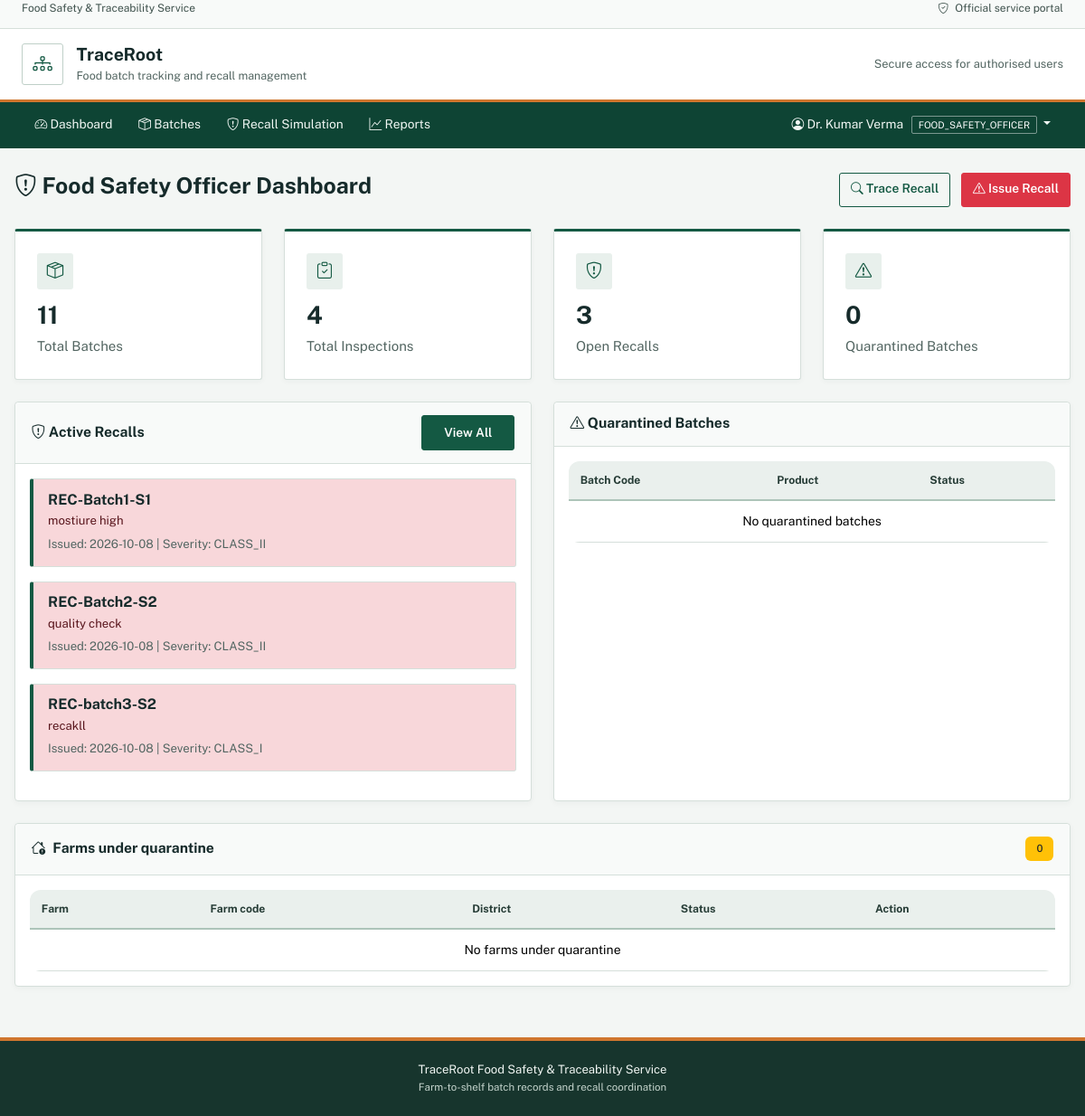
The app's page /dashboard (signed in) with its own data.
### app/models.py (models this page shows, shortened)
class User(UserMixin, db.Model):
    __tablename__ = 'users'
    user_id = db.Column(db.Integer, primary_key=True)
    username = db.Column(db.String(50), nullable=False, unique=True)
    email = db.Column(db.String(120), nullable=False, unique=True)
    password_hash = db.Column(db.String(255), nullable=False)
    full_name = db.Column(db.String(100), nullable=False)
    phone = db.Column(db.String(20))
    role_id = db.Column(db.SmallInteger, db.ForeignKey('roles.role_id'), nullable=False)
    shop_name = db.Column(db.String(120))
    city = db.Column(db.String(80))
    is_active = db.Column(db.Boolean, nullable=False, default=True)
    created_at = db.Column(db.DateTime, nullable=False, default=datetime.utcnow)
    owned_farms = db.relationship('Farm', backref='owner', lazy=True)
    managed_units = db.relationship('ProcessingUnit', backref='manager', lazy=True)
    performed_inspections = db.relationship('Inspection', backref='inspector', lazy=True)
    created_batches = db.relationship('Batch', backref='creator', lazy=True)
    created_shipments = db.relationship('Shipment', foreign_keys='Shipment.created_by', backref=db.backref('creator', foreign_keys='Shipment.created_by'), lazy=True)
    received_shipments = db.relationship('Shipment', foreign_keys='Shipment.retailer_id', backref='retailer', lazy=True)
    issued_recalls = db.relationship('Recall', backref='issuer', lazy=True)
    def is_admin(self):
        return self.role and self.role.role_name == 'ADMIN'
    def is_farmer(self):
        return self.role and self.role.role_name == 'FARMER'
    def is_processor(self):
        return self.role and self.role.role_name == 'PROCESSOR'
    def is_inspector(self):
        return self.role and self.role.role_name == 'INSPECTOR'
    def is_retailer(self):
        return self.role and self.role.role_name == 'RETAILER'
    def is_food_safety_officer(self):
        return self.role and self.role.role_name == 'FOOD_SAFETY_OFFICER'

class Role(db.Model):
    __tablename__ = 'roles'
    role_id = db.Column(db.SmallInteger, primary_key=True)
    role_name = db.Column(db.Enum('ADMIN', 'FARMER', 'PROCESSOR', 'INSPECTOR', 'RETAILER', 'FOOD_SAFETY_OFFICER'),
                         nullable=False, unique=True)
    description = db.Column(db.String(255))
    users = db.relationship('User', backref='role', lazy=True)

class Recall(db.Model):
    __tablename__ = 'recalls'
    recall_id = db.Column(db.Integer, primary_key=True)
    recall_code = db.Column(db.String(30), nullable=False, unique=True)
    batch_id = db.Column(db.Integer, db.ForeignKey('batches.batch_id'), nullable=False)
    issued_by = db.Column(db.Integer, db.ForeignKey('users.user_id'), nullable=False)
    severity = db.Column(db.Enum('CLASS_I', 'CLASS_II', 'CLASS_III'), nullable=False)
    reason = db.Column(db.String(500), nullable=False)
    status = db.Column(db.Enum('OPEN', 'CLOSED'), nullable=False, default='OPEN')
    issued_at = db.Column(db.DateTime, nullable=False, default=datetime.utcnow)
    closed_at = db.Column(db.DateTime)

### app/main/routes.py (the view, shortened to what this page needs)
@bp.route('/dashboard')
@login_required
def dashboard():
    if current_user.is_admin():
        users = User.query.all()
        farms = Farm.query.all()
        batches = Batch.query.all()
        recalls = Recall.query.all()
        return render_template('dashboard/admin.html', users=users, farms=farms, batches=batches, recalls=recalls)
    elif current_user.is_food_safety_officer():
        total_batches = Batch.query.count()
        total_inspections = Inspection.query.count()
        open_recalls = Recall.query.filter_by(status='OPEN').all()
        quarantined = Batch.query.filter_by(status='QUARANTINED').all()
        quarantined_farms = Farm.query.filter_by(status='QUARANTINED').order_by(Farm.farm_name).all()
        return render_template('dashboard/fso.html', total_batches=total_batches, total_inspections=total_inspections, open_recalls=open_recalls, quarantined=quarantined, quarantined_farms=quarantined_farms)
    return render_template('dashboard/index.html')

### app/models.py (called while the page is built)
@login_manager.user_loader
def load_user(user_id):
    return User.query.get(int(user_id))

### app/templates/dashboard/fso.html (shortened to what this page needs)
{% extends "base.html" %}
{% block content %}
<div class="d-flex justify-content-between align-items-center mb-4">
    <h2><i class="bi bi-shield-exclamation"></i> Food Safety Officer Dashboard</h2>
    <div>
        <a href="{{ url_for('main.recall_simulation') }}" class="btn btn-outline-primary me-2">
            <i class="bi bi-search"></i> Trace Recall
        </a>
        <a href="{{ url_for('main.create_recall') }}" class="btn btn-danger">
            <i class="bi bi-exclamation-triangle"></i> Issue Recall
        </a>
    </div>
</div>
<div class="row g-4 mb-4">
    <div class="col-md-3">
        <div class="stat-card">
            <div class="icon primary">
                <i class="bi bi-box-seam"></i>
            </div>
            <h3>{{ total_batches }}</h3>
            <p>Total Batches</p>
        </div>
    </div>
    <div class="col-md-3">
        <div class="stat-card">
            <div class="icon success">
                <i class="bi bi-clipboard-check"></i>
            </div>
            <h3>{{ total_inspections }}</h3>
            <p>Total Inspections</p>
        </div>
    </div>
    <div class="col-md-3">
        <div class="stat-card">
            <div class="icon warning">
                <i class="bi bi-shield-exclamation"></i>
            </div>
            <h3>{{ open_recalls|length }}</h3>
            <p>Open Recalls</p>
        </div>
    </div>
    <div class="col-md-3">
        <div class="stat-card">
            <div class="icon info">
                <i class="bi bi-exclamation-triangle"></i>
            </div>
            <h3>{{ quarantined|length }}</h3>
            <p>Quarantined Batches</p>
        </div>
    </div>
</div>
<div class="row">
    <div class="col-md-6">
        <div class="card h-100">
            <div class="card-header bg-white d-flex justify-content-between align-items-center">
                <h5 class="mb-0"><i class="bi bi-shield-exclamation"></i> Active Recalls</h5>
                <a href="{{ url_for('main.fso_recalls') }}" class="btn btn-sm btn-primary">View All</a>
            </div>
            <div class="card-body">
                {% for recall in open_recalls[:3] %}
                <div class="alert alert-danger mb-3">
                    <h6 class="mb-1">{{ recall.recall_code }}</h6>
                    <p class="mb-1 small">{{ recall.reason }}</p>
                    <small class="text-muted">Issued: {{ recall.issued_at.strftime('%Y-%m-%d') }} | Severity: {{ recall.severity }}</small>
                </div>
                {% else %}
                <p class="text-muted text-center">No open recalls</p>
                {% endfor %}
            </div>
        </div>
    </div>
    <div class="col-md-6">
        <div class="card h-100">
            <div class="card-header bg-white">
                <h5 class="mb-0"><i class="bi bi-exclamation-triangle"></i> Quarantined Batches</h5>
            </div>
            <div class="card-body">
                <div class="table-responsive">
                    <table class="table table-sm table-hover">
                        <thead>
                            <tr>
                                <th>Batch Code</th>
                                <th>Product</th>
                                <th>Status</th>
                            </tr>
                        </thead>
                        <tbody>
                            {% for batch in quarantined[:5] %}
                            <tr>
                                <td><a href="{{ url_for('main.view_batch', batch_id=batch.batch_id) }}">{{ batch.batch_code }}</a></td>
                                <td>{{ batch.product.product_name }}</td>
                                <td><span class="badge badge-{{ batch.status }}">{{ batch.status }}</span></td>
                            </tr>
                            {% else %}
                            <tr>
                                <td colspan="3" class="text-center">No quarantined batches</td>
                            </tr>
                            {% endfor %}
                        </tbody>
                    </table>
                </div>
            </div>
        </div>
    </div>
</div>
<div class="card mt-4">
    <div class="card-header bg-white d-flex justify-content-between align-items-center">
        <h5 class="mb-0"><i class="bi bi-house-exclamation me-2"></i>Farms under quarantine</h5>
        <span class="badge bg-warning text-dark">{{ quarantined_farms|length }}</span>
    </div>
    <div class="card-body">
        <div class="table-responsive">
            <table class="table table-sm table-hover">
                <thead>
                    <tr>
                        <th>Farm</th>
                        <th>Farm code</th>
                        <th>District</th>
                        <th>Status</th>
                        <th>Action</th>
                    </tr>
                </thead>
                <tbody>
                    {% for farm in quarantined_farms %}
                    <tr>
                        <td>{{ farm.farm_name }}</td>
                        <td>{{ farm.farm_code }}</td>
                        <td>{{ farm.district }}, {{ farm.state }}</td>
                        <td><span class="badge bg-warning text-dark">{{ farm.status }}</span></td>
                        <td>
                            <form action="{{ url_for('main.release_farm_quarantine', farm_id=farm.farm_id) }}" method="POST">
                                <button type="submit" class="btn btn-sm btn-outline-primary">Release after review</button>
                            </form>
                        </td>
                    </tr>
                    {% else %}
                    <tr><td colspan="5" class="text-center">No farms under quarantine</td></tr>
                    {% endfor %}
                </tbody>
            </table>
        </div>
    </div>
</div>
{% endblock %}

### app/templates/base.html (shortened to what this page needs)
<!DOCTYPE html>
<html lang="en">
<head>
    <link href="https://cdn.jsdelivr.net/npm/bootstrap@5.3.2/dist/css/bootstrap.min.css" rel="stylesheet">
    <link rel="stylesheet" href="https://cdn.jsdelivr.net/npm/bootstrap-icons@1.11.1/font/bootstrap-icons.css">
</head>
<body>
    <div class="public-service-bar">
        <div class="container-fluid px-3 px-lg-4 d-flex align-items-center justify-content-between">
            <span>Food Safety &amp; Traceability Service</span>
            <span><i class="bi bi-shield-check me-1"></i> Official service portal</span>
        </div>
    </div>
    <header class="portal-masthead">
        <div class="container-fluid px-3 px-lg-4 d-flex align-items-center justify-content-between">
            <a class="portal-brand-lockup" href="{{ url_for('main.dashboard') if current_user.is_authenticated else url_for('main.index') }}">
                <span class="portal-brand-mark" aria-hidden="true"><i class="bi bi-diagram-3"></i></span>
                <span>
                    <span class="portal-brand-name">TraceRoot</span>
                    <span class="portal-brand-subtitle">Food batch tracking and recall management</span>
                </span>
            </a>
            <span class="portal-masthead-note">Secure access for authorised users</span>
        </div>
    </header>
    {% if current_user.is_authenticated %}
    <nav class="navbar navbar-expand-lg navbar-dark portal-navbar sticky-top">
        <div class="container-fluid px-3 px-lg-4">
            <div class="collapse navbar-collapse" id="navbarNav">
                <ul class="navbar-nav me-auto">
                    <li class="nav-item">
                        <a class="nav-link" href="{{ url_for('main.dashboard') }}">
                            <i class="bi bi-speedometer2"></i> Dashboard
                        </a>
                    </li>
                    <li class="nav-item">
                        <a class="nav-link" href="{{ url_for('main.list_batches') }}">
                            <i class="bi bi-box-seam"></i> Batches
                        </a>
                    </li>
                    <li class="nav-item">
                        <a class="nav-link" href="{{ url_for('main.recall_simulation') }}">
                            <i class="bi bi-shield-exclamation"></i> Recall Simulation
                        </a>
                    </li>
                    <li class="nav-item">
                        <a class="nav-link" href="{{ url_for('main.reports') }}">
                            <i class="bi bi-graph-up"></i> Reports
                        </a>
                    </li>
                </ul>
                <ul class="navbar-nav">
                    <li class="nav-item dropdown">
                        <a class="nav-link dropdown-toggle user-menu-link" href="#" id="userDropdown" role="button" data-bs-toggle="dropdown">
                            <i class="bi bi-person-circle"></i> {{ current_user.full_name }}
                            <span class="user-role-badge">{{ current_user.role.role_name if current_user.role else 'N/A' }}</span>
                        </a>
                    </li>
                </ul>
            </div>
        </div>
    </nav>
    {% endif %}
    <main class="portal-content">
        {% block content %}{% endblock %}
    </main>
    <footer>
        <div class="container text-center">
            <p class="mb-0">TraceRoot Food Safety &amp; Traceability Service</p>
            <small class="text-muted">Farm-to-shelf batch records and recall coordination</small>
        </div>
    </footer>
</body>
</html>

### records on screen
User: full_name "Dr. Kumar Verma"
Role: role "FOOD_SAFETY_OFFICER"
Recall: recall_code "REC-Batch1-S1", reason "mostiure high", issued_at "2026-10-08", severity "CLASS_II"
Recall: recall_code "REC-Batch2-S2", reason "quality check", issued_at "2026-10-08", severity "CLASS_II"
Recall: recall_code "REC-batch3-S2", reason "recakll", issued_at "2026-10-08", severity "CLASS_I"

### other values on screen
{{ total_batches }} "11"
{{ total_inspections }} "4"
{{ open_recalls|length }} "3"
{{ quarantined|length }} "0"
{{ quarantined_farms|length }} "0"
